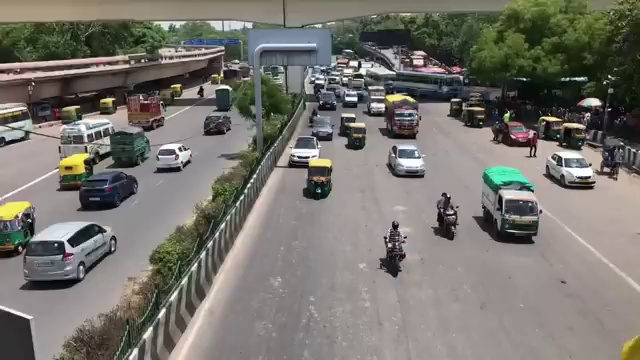
#> input picture outputs/first_frame.jpg, 640 x 360 px
$ python draw_lanes.py
#> lines starting #> are read from the running program, lines starting #| are printed output that depends on the picture
import cv2
import json
import numpy as np
import os

IMAGE_PATH  = "outputs/first_frame.jpg"
OUTPUT_PATH = "data/lane_config.json"

# ── Load the road frame ──────────────────────────────────────────────────────
frame = cv2.imread(IMAGE_PATH)
#> frame is the input picture: shape (360, 640, 3); mean B, G, R 110.5, 117.1, 119.7
if frame is None:
    print("ERROR: Could not load outputs/first_frame.jpg")
    print("Run test_video.py first.")
    exit()

clone = frame.copy()

# ── Lane definitions ─────────────────────────────────────────────────────────
LANE_LABELS = {
    1: "Lane1-Cyclist",
    2: "Lane2-Bikes",
    3: "Lane3-Cars",
    4: "Lane4-Trucks"
}
LANE_COLORS = {
    1: (0, 255, 0),      # green
    2: (0, 165, 255),    # orange
    3: (255, 100, 0),    # blue
    4: (0, 0, 255)       # red
}

# ── State ────────────────────────────────────────────────────────────────────
lanes           = {}
current_lane_id = 1
current_points  = []

def draw_state():
    img = clone.copy()

    # Draw all completed lanes
    for lid, pts in lanes.items():
        poly = np.array(pts, np.int32).reshape((-1, 1, 2))
        overlay = img.copy()
        cv2.fillPoly(overlay, [poly], LANE_COLORS[lid])
        img = cv2.addWeighted(overlay, 0.25, img, 0.75, 0)
        cv2.polylines(img, [poly], True, LANE_COLORS[lid], 2)
        cx = int(np.mean([p[0] for p in pts]))
        cy = int(np.mean([p[1] for p in pts]))
        cv2.putText(img, LANE_LABELS[lid], (cx - 50, cy),
                    cv2.FONT_HERSHEY_SIMPLEX, 0.5, LANE_COLORS[lid], 2)

    # Draw current in-progress points
    for pt in current_points:
        cv2.circle(img, pt, 5, (255, 255, 0), -1)
    if len(current_points) > 1:
        for i in range(len(current_points) - 1):
            cv2.line(img, current_points[i], current_points[i+1],
                     (255, 255, 0), 1)

    # Instructions at top
    if current_lane_id <= 4:
        msg = f"Drawing: {LANE_LABELS[current_lane_id]}  |  Points placed: {len(current_points)}"
    else:
        msg = "All 4 lanes done! Press S to save."

    cv2.rectangle(img, (0, 0), (640, 50), (0, 0, 0), -1)
    cv2.putText(img, msg, (10, 18),
                cv2.FONT_HERSHEY_SIMPLEX, 0.52, (255, 255, 255), 1)
    cv2.putText(img,
                "LEFT click=place point | RIGHT click=finish lane | R=reset | S=save & quit",
                (10, 38), cv2.FONT_HERSHEY_SIMPLEX, 0.42, (200, 200, 200), 1)
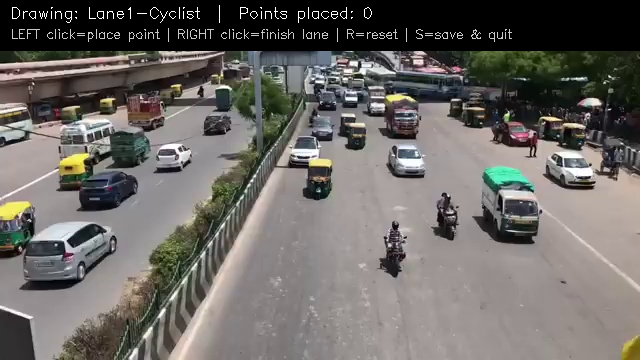
#> img: shape (360, 640, 3); mean B, G, R 100.6, 104.3, 107.7
    return img

def mouse_callback(event, x, y, flags, param):
    global current_points, current_lane_id

    if event == cv2.EVENT_LBUTTONDOWN:
        if current_lane_id <= 4:
            current_points.append((x, y))
            print(f"  Point added: ({x}, {y})  — "
                  f"total points for Lane {current_lane_id}: {len(current_points)}")

    elif event == cv2.EVENT_RBUTTONDOWN:
        if len(current_points) >= 3 and current_lane_id <= 4:
            lanes[current_lane_id] = current_points.copy()
            print(f"Lane {current_lane_id} ({LANE_LABELS[current_lane_id]}) "
                  f"saved with {len(current_points)} points.")
            current_points = []
            current_lane_id += 1
            if current_lane_id <= 4:
                print(f"\nNow draw Lane {current_lane_id}: {LANE_LABELS[current_lane_id]}")
            else:
                print("\nAll 4 lanes drawn! Press S to save and quit.")
        elif len(current_points) < 3:
            print("Need at least 3 points to form a lane. Keep clicking.")

cv2.namedWindow("Lane Drawer", cv2.WINDOW_NORMAL)
cv2.resizeWindow("Lane Drawer", 900, 560)
cv2.setMouseCallback("Lane Drawer", mouse_callback)

print("=" * 55)
print("LANE DRAWING TOOL")
print("=" * 55)
print("Look at your road frame carefully.")
print("You will outline 4 lane zones as polygons.\n")
print("HOW TO:")
print("  - LEFT CLICK  to place corner points of the lane zone")
print("  - RIGHT CLICK to close and save the current lane")
print("  - R           to reset everything and start over")
print("  - S           to save and quit\n")
print("Start with Lane 1 (leftmost / slow lane)")
print("=" * 55)

while True:
    img = draw_state()
    cv2.imshow("Lane Drawer", img)
    key = cv2.waitKey(20) & 0xFF
#> (key Esc is pressed here)

    if key == ord('r'):
        lanes.clear()
        current_lane_id = 1
        current_points  = []
        print("\nReset. Start over from Lane 1.")

    elif key == ord('s'):
        if len(lanes) < 4:
            print(f"Warning: Only {len(lanes)} lanes drawn. "
                  f"You need 4. Keep drawing or press S again to save partial.")
        os.makedirs("data", exist_ok=True)
        save_data = {
            "lanes":  {str(k): v for k, v in lanes.items()},
            "labels": LANE_LABELS
        }
        with open(OUTPUT_PATH, "w") as f:
            json.dump(save_data, f, indent=2)
        print(f"\nLane config saved to {OUTPUT_PATH}")
        print("You can now run the main pipeline.")
        break

    elif key == 27:   # Escape
        print("Cancelled.")
        break

cv2.destroyAllWindows()
